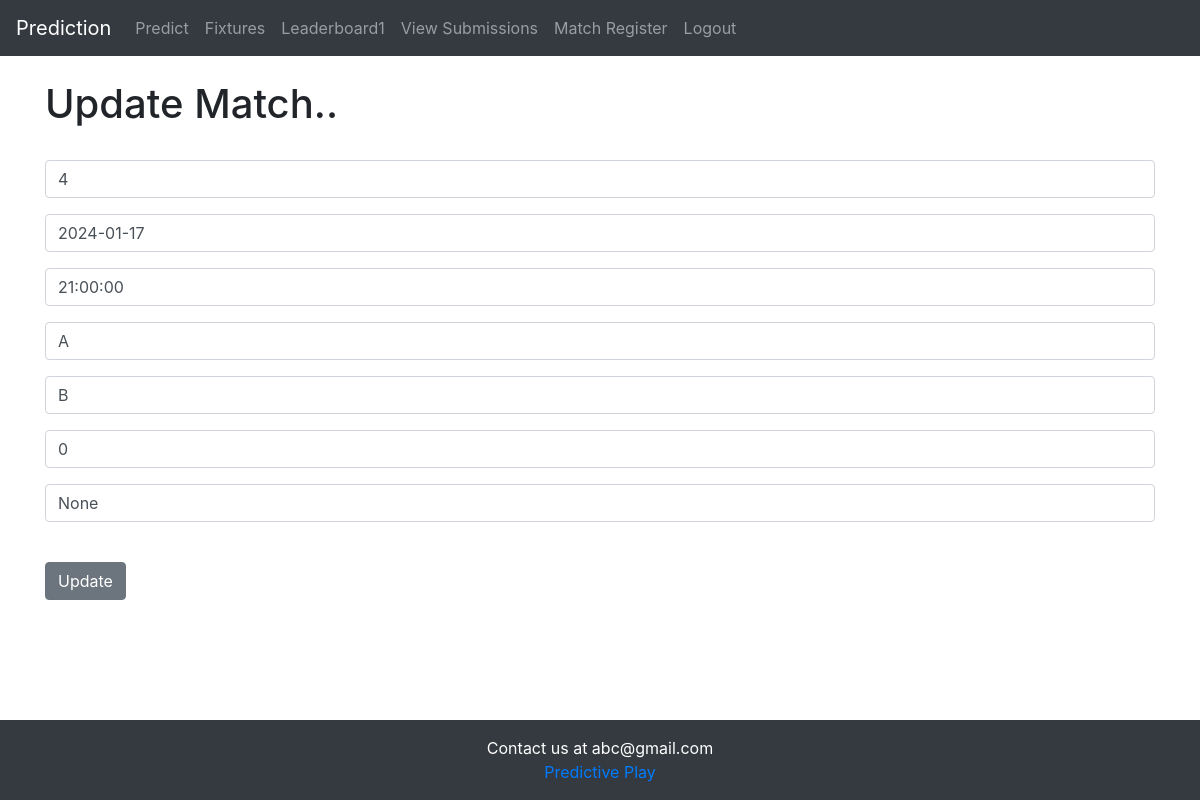
Page /update_match/4 (signed in) on the earlier database version.
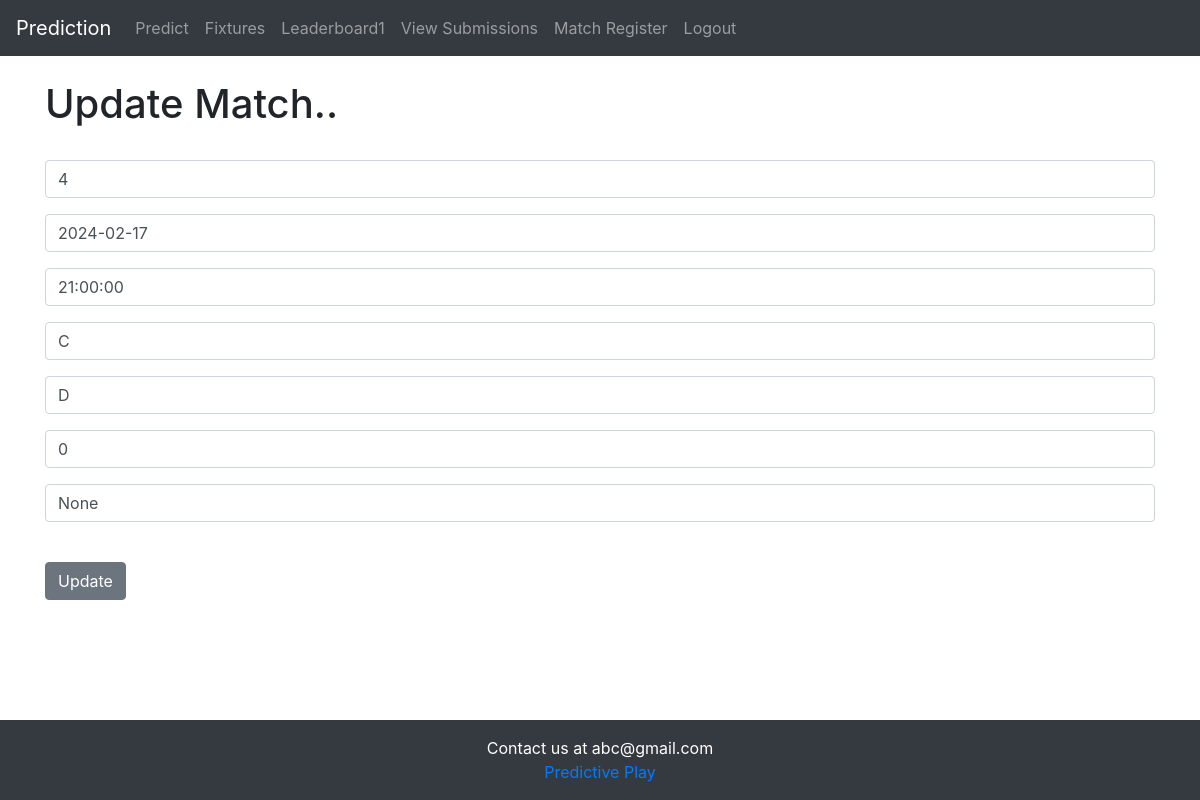
Same page on the later database version.
### predictsa20/models.py (models this page shows, shortened)
class Match(models.Model):
    match_id = models.PositiveSmallIntegerField(primary_key=True)
    match_date = models.DateField('Match Date')
    match_start_time = models.TimeField('Match Start Time',default='21:00:00')
    match_team_A = models.CharField("Team A",max_length=30)
    match_team_B = models.CharField("Team B",max_length=30)
    match_status = models.SmallIntegerField("Match Status",default=0)
    match_winner = models.CharField("Winner",default=None,max_length=30)

### predictsa20/views.py (the view)
# urls.py: path("update_match/<match_id>", views.update_match, name="update_match"),
def update_match(request,match_id):
    venue = Match.objects.get(pk=match_id)
    form = MatchForm(request.POST or None, instance = venue)
    if form.is_valid():
        form.save()
        score_update3(request,match_id)
        messages.success(request, ("Match Details and Score Updated!!"))
        return redirect('home')
    return render(request, 'predictsa20/update_match.html', {'venue':venue, 'form':form})

### predictsa20/templates/predictsa20/update_match.html (shortened to what this page needs)
{% extends 'predictsa20/base.html'%}
{% block content %}
  {% if user.is_authenticated %}
    {% if request.user.is_superuser %}
      <h1>Update Match..</h1><br />
      <form method="POST" action="">
        {{ form.as_p }}
        <br />
        <input type="submit" value="Update" class="btn btn-secondary" />
      </form>
    {% else %}
      <h1>Sorry! You must be Logged in to view this Page</h1>
    {% endif %}
  {% endif %}
{% endblock %}

Differences in the rows shown:
changed Match "None": match_date "2024-01-17" → "2024-02-17"; match_team_A "A" → "C"; match_team_B "B" → "D"
